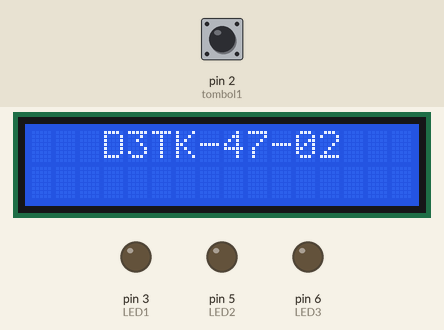
This sketch was run on a simulated Arduino Uno, built with avr-gcc and run on an emulated ATmega328P. On the bench: 16×2 character LCD, output pins drawn as LEDs (lit = HIGH). The inputs (shaded band) are chosen by the test bench; at power-on: pin 2 (tombol1) HIGH.

Above: at 0.2 s.
At 3.2 s:
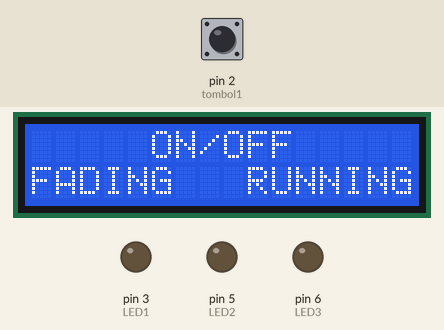
At 7.0 s:
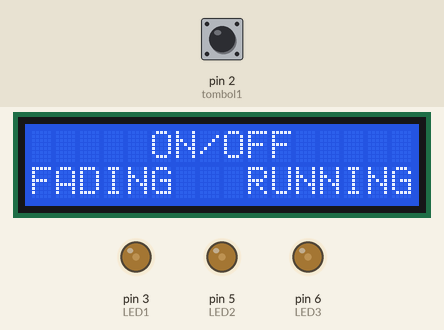
At 10.9 s:
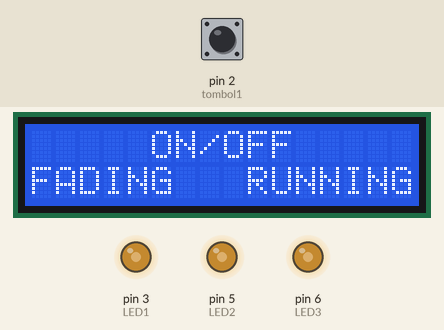
At 14.8 s:
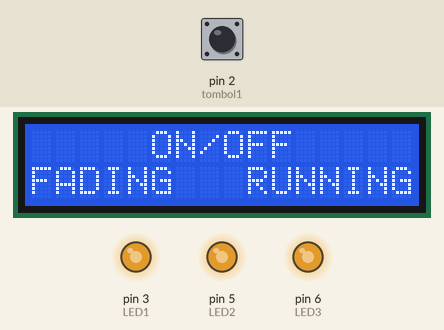
At 18.7 s:
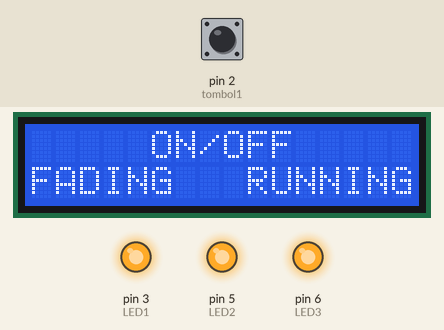
Timing chart, 0 to 20.2 s (numbered marks = the images above):
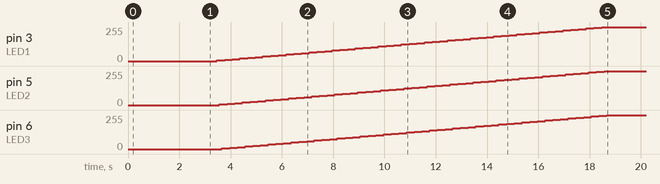

The sketch:

NO9.ino
```cpp
#include <LiquidCrystal_I2C.h>
LiquidCrystal_I2C lcd(0x27, 16, 2);
int LED1 = 3;
int LED2 = 5;
int LED3 = 6;
int pot = A0;
int tombol1 = 2;
int tombol2 = 4;
int tombol3 = 7;
int data;
int batas;

void setup() {
  pinMode(LED1, OUTPUT);
  pinMode(LED2, OUTPUT);
  pinMode(LED3, OUTPUT);
  pinMode(tombol1, INPUT);
  pinMode(tombol2, INPUT);
  pinMode(tombol3, INPUT);
  pinMode(pot, INPUT);
  lcd.init();
  lcd.backlight();
  lcd.begin(16, 2);
  lcd.home();
  lcd.setCursor(3, 0);
  lcd.print("D3TK-47-02");
  delay(3000);
  batas = 0;
  menu();
  //..................
}

void loop() {
  for (int i = 0; i <= batas; i++) {
    lcd.clear();
    lcd.setCursor(5, 0);
    lcd.print("ON/OFF");
    lcd.setCursor(0, 1);
    lcd.print("FADING");
    lcd.setCursor(9, 1);
    lcd.print("RUNNING");
    lcd.print(i);
    delay(1000);
  }
}

void menu() {
set:
  lcd.clear();
  lcd.setCursor(5, 0);
  lcd.print("ON/OFF");
  lcd.setCursor(0, 1);
  lcd.print("FADING");
  lcd.setCursor(9, 1);
  lcd.print("RUNNING");
  if (digitalRead(tombol1) == LOW) {
    while (digitalRead(tombol1) == LOW) {}
    goto set1;
  }

set1:
  for (int i = 0; i <= 255; i += 5) {
    analogWrite(LED1, i);
    delay(100);
    analogWrite(LED2, i);
    delay(100);
    analogWrite(LED3, i);
    delay(100);
  }
}
```
